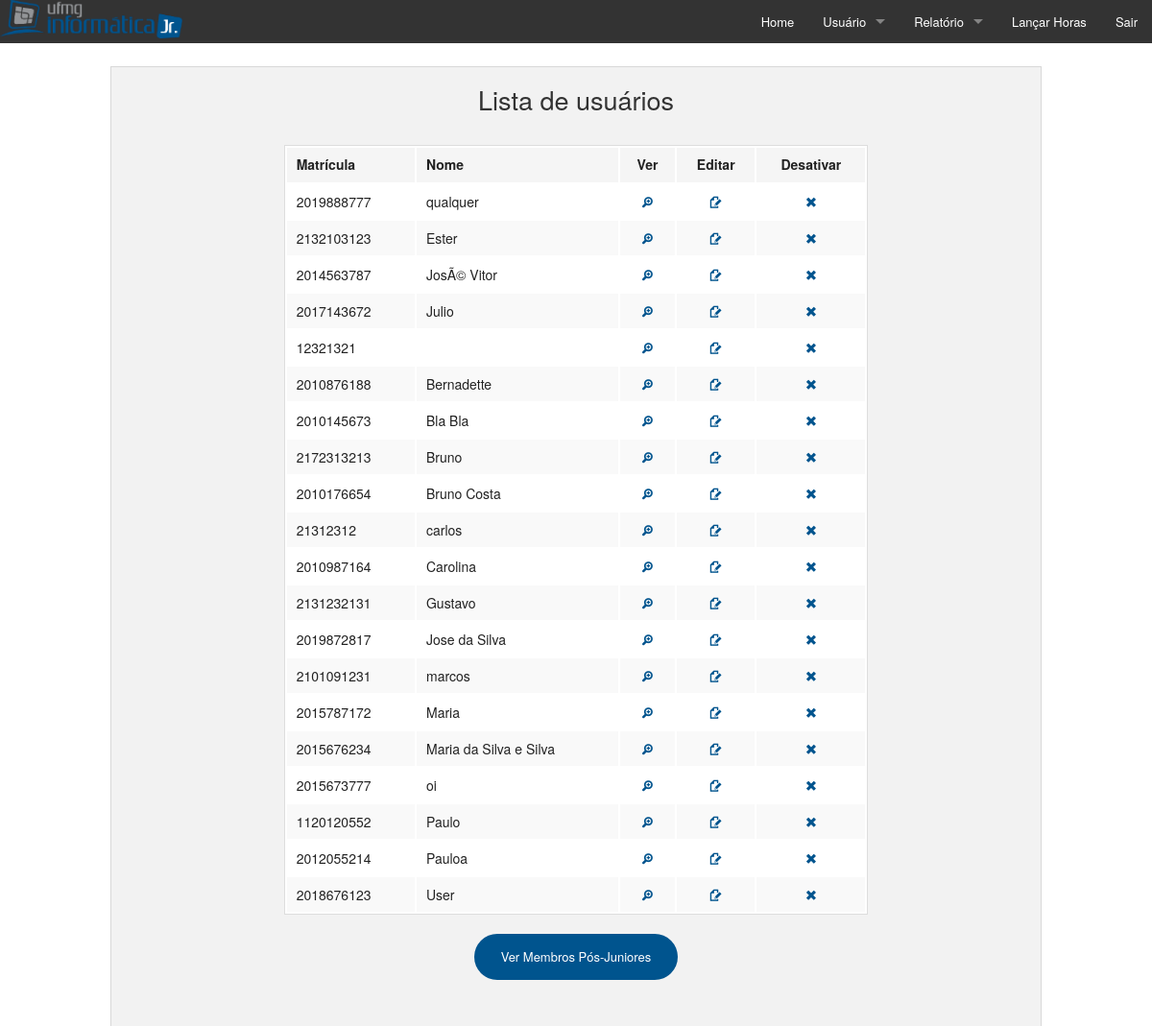
The app's page /pages/desativar_usuario.php with its own data.
### tables this page shows
CREATE TABLE IF NOT EXISTS `usuarios` (
  `matr` char(10) NOT NULL,
  `nome` varchar(50) NOT NULL,
  `senha` varchar(256) NOT NULL,
  `email_pessoal` char(50) NOT NULL,
  `email_profissional` varchar(50) DEFAULT NULL,
  `diretoria` int(11) DEFAULT NULL,
  `cargo` char(30) NOT NULL,
  `ingresso_faculdade` varchar(6) NOT NULL,
  `ingresso_empresa` varchar(45) DEFAULT NULL,
  `permissao` int(6) NOT NULL COMMENT 'admin ou comum',
  `conectado` int(11) NOT NULL COMMENT '1=CONECTADO; 0=NÃO CONECTADO',
  `data_criacao` datetime NOT NULL,
  `data_desligamento` datetime DEFAULT NULL,
  PRIMARY KEY (`matr`),
  UNIQUE KEY `email` (`email_pessoal`),
  KEY `diretoria` (`diretoria`),
  KEY `id_premissoes_idx` (`permissao`)
);

### pages/desativar_usuario.php (called while the page is built, shortened)
<?php
	require_once("listar_usuarios.php");
?>

### pages/listar_usuarios.php (the view, shortened to what this page needs)
<!doctype html>
<?php
	require_once("connect/testmysql_p.php");
	$sql = "SELECT `matr`, `nome` FROM `usuarios` ORDER BY `cargo` ASC, `nome` ASC";
	if (isset($sql))
		if (!mysqli_query($conn, $sql)) {
	  		$msg_erro = "Não foi possível realizar essa operação.";
		} else {
			$result = mysqli_query($conn, $sql);
		}
?>
<html class="no-js" lang="en">
<head>
	<link rel="stylesheet" href="../css/foundation.css" />
	<link rel="stylesheet" href="../foundation-icons/foundation-icons.css" />
	<link rel="stylesheet" href="../foundation-icons/ foundation-icons.[eot/ttf/svg/woff]" />
</head>
<body>
	<br>
	<div class="row">
		<div class="large-12 medium-10 large-push-0 medium-push-1 columns">
			<div class="panel">
				<h3 class="text-center">Lista de usuários</h3>
				<br>
				<div class="row">
					<div class="large-8 push-2 columns">
						<table class="large-12">
							<thead>
								<tr>
									<th>Matrícula</th>
									<th>Nome</th>
									<th class="text-center">Ver</th>
									<th class="text-center">Editar</th>
									<th class="text-center">Desativar</th>
								</tr>
							</thead>
							<tbody>
								<?php
									while ($row = mysqli_fetch_assoc($result)) {
									    echo "<tr>".
											"<td>".$row['matr']."</td>".
											"<td>".$row['nome']."</td>".
											"<td class='text-center'><a href=ver_usuario.php?id=".$row['matr']."><i class='fi-zoom-in'></a></td>".
											"<td class='text-center'><a href=editar_usuario.php?id=".$row['matr']."><i class='fi-page-edit'></a></td>".
											"<td class='text-center'><a href=excluir_usuario.php?id=".$row['matr']."><i class='fi-x'></a></td>".
										"</tr>";
									}
								?>
							</tbody>
						</table>
						<div class="row">
							<div class="large-12 medium-12 small-12 columns text-center">
								<a href="pages/home.php" class="small round button">Ver Membros Pós-Juniores </a>
							</div>
						</div>
					</div>
				</div>
				<br>
		</div>
	</div>
</div>
</body>
</html>

### records on screen
usuarios: matr "2019888777", nome "qualquer"
usuarios: matr "2132103123", nome "Ester"
usuarios: matr "2014563787", nome "JosÃ© Vitor"
usuarios: matr "2017143672", nome "Julio"
usuarios: matr "12321321"
usuarios: matr "2010876188", nome "Bernadette"
usuarios: matr "2010145673", nome "Bla Bla"
usuarios: matr "2172313213", nome "Bruno"
usuarios: matr "2010176654", nome "Bruno Costa"
usuarios: matr "21312312", nome "carlos"
usuarios: matr "2010987164", nome "Carolina"
usuarios: matr "2131232131", nome "Gustavo"
usuarios: matr "2019872817", nome "Jose da Silva"
usuarios: matr "2101091231", nome "marcos"
usuarios: matr "2015787172", nome "Maria"
usuarios: matr "2015676234", nome "Maria da Silva e Silva"
usuarios: matr "2015673777", nome "oi"
usuarios: matr "1120120552", nome "Paulo"
usuarios: matr "2012055214", nome "Pauloa"
usuarios: matr "2018676123", nome "User"
